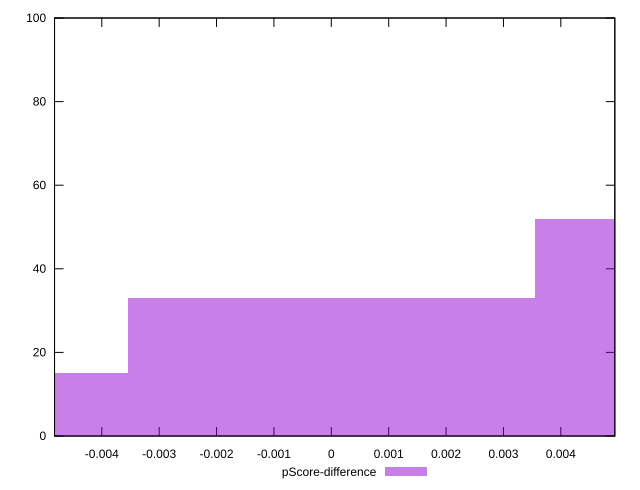

Here is the gnuplot script that generated this plot:
reset

$pScoreDifference <<EOF
0 33
-0.007098651666595492 15
0.007098651666595492 52
EOF

set key outside below
set boxwidth 0.007098651666595492
set xrange [-0.0048235294117647265:0.004941176470588227]
set yrange [0:100]
set trange [0:100]
set style fill transparent solid 0.5 noborder
set terminal svg size 640, 490 enhanced background rgb 'white'
set output "reports/report_00030_2021-02-24T20-42-31.540Z/uses-rel-preload/samples/music/pScore-difference/histogram.svg"

plot $pScoreDifference title "pScore-difference" with boxes

reset
